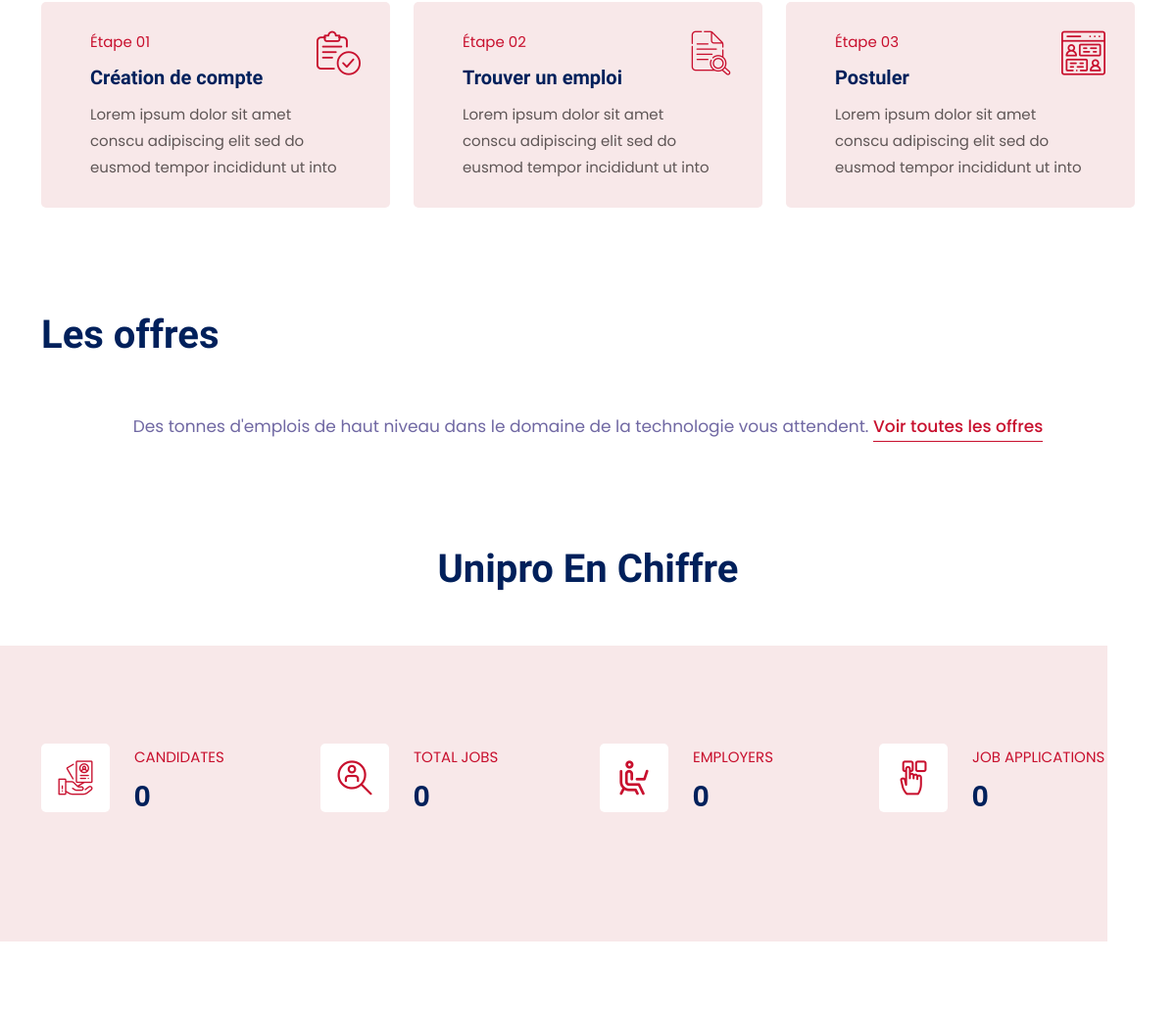
/ (middle part), run on an earlier commit of the app's database.
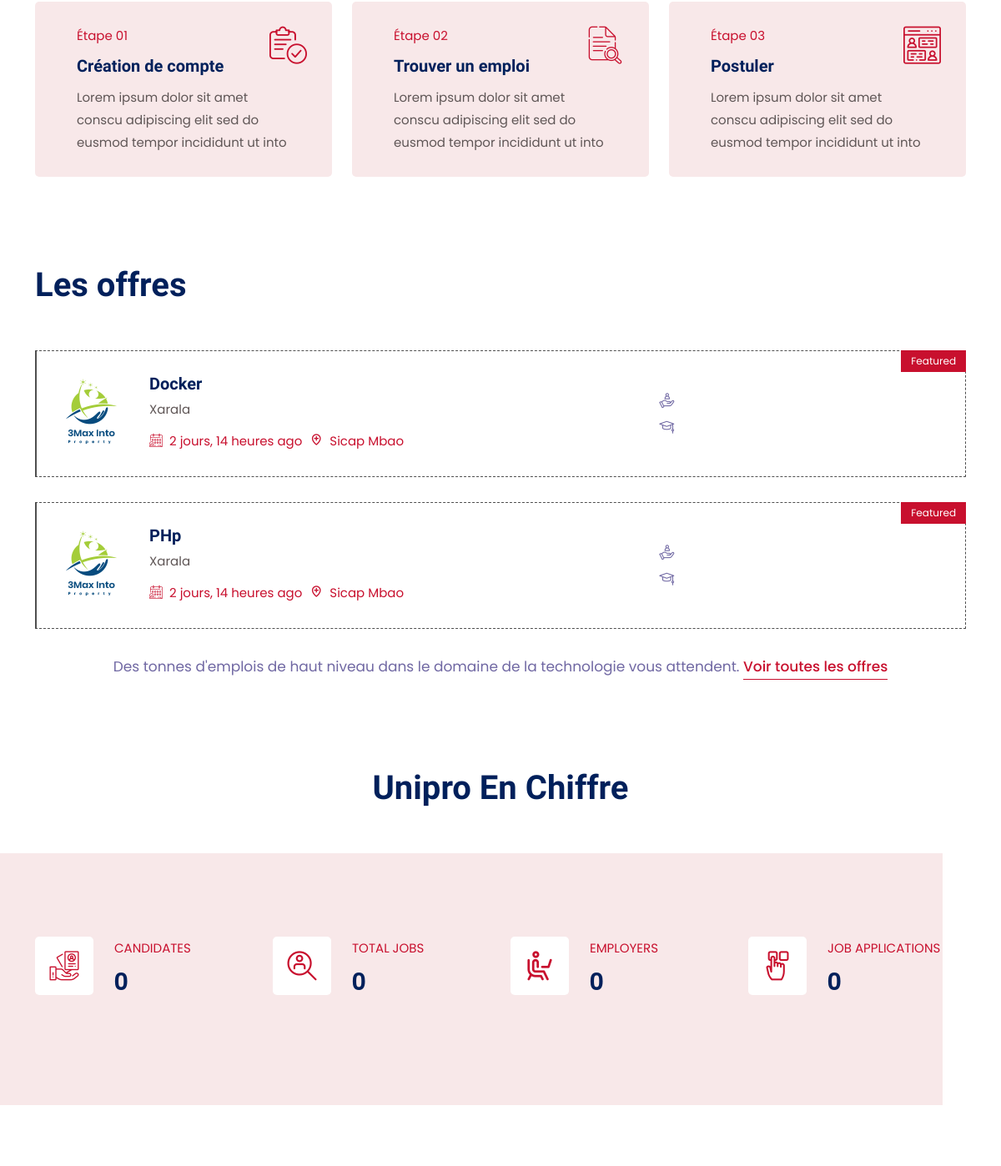
And on a later commit of the database.
### job/models.py (models this page shows, shortened)
class Offer(BaseTimeStampedModel):
    OFFER_CHOICES = (
        ('Examen', 'Examen'),
        ('Devoir', 'Devoir'),
    )
    EDUCATION_CHOICES = (
        ('L1-GI', 'L1-GI'),
        ('L2-GI', 'L2-GI'),
        ('L3-GI', 'L3-GI'),
    )
    user = models.ForeignKey(
        "user.CustomUser",
        limit_choices_to={
            'is_recruiter': True,
            'is_active': True
        },
        on_delete=models.CASCADE
    )
    title = models.CharField(
        verbose_name="Donner un titre",
        max_length=180, null=True
    )
    content = models.TextField(
        verbose_name="donner une description",
        null=True
    )
    document_desc = models.FileField(
        verbose_name="document",
        upload_to="career/",
        **NULL_AND_BLANK
    )
    date_validation = models.DateTimeField(
        verbose_name="Date limite", auto_now=False,
        auto_now_add=False
    )
    offer_type = models.CharField(
        verbose_name="type d'offre",
        choices=OFFER_CHOICES,
        default="Examen",
        max_length=180, null=True
    )
    education_level = models.CharField(
        choices=EDUCATION_CHOICES,
        default="L1-GI",
        verbose_name="Classe",
        max_length=180, null=True
    )
    is_published = models.BooleanField(
        default=False,
        verbose_name="publier"
    )
    slug = models.SlugField(
        unique=True,
        **NULL_AND_BLANK
    )
    class Meta:
        ordering = ["-created"]
        verbose_name_plural = "Offres d'emplois"

### user/models.py (models this page shows, shortened)
class CustomUser(AbstractUser):
    EXPERIENCE_CHOICES = (
        ("-1", "Moins d'une année"),
        ("1-3", "1-3 ans"),
        ("3-5", "3-5 ans"),
        ("5-10", "5-10 ans"),
        ("+10", "Plus de 10 ans"),
    )
    username = None
    email = models.EmailField(unique=True)
    phone = models.CharField(max_length=60, unique=True,
                             **NULL_AND_BLANK,)
    title = models.CharField(max_length=120, **NULL_AND_BLANK)
    address = models.CharField(max_length=120, **NULL_AND_BLANK)
    experience = models.CharField(
        max_length=60, choices=EXPERIENCE_CHOICES, **NULL_AND_BLANK)
    skills = models.ManyToManyField("job.Skills")
    description = models.TextField(
        verbose_name="description",
        max_length=300,
        help_text="Write your biography in 300 words.",
        **NULL_AND_BLANK
    )
    avatar = models.ImageField(
        verbose_name="avatar",
        upload_to="avatars/%Y/%m%d",
        **NULL_AND_BLANK
    )
    resume = models.FileField(
        verbose_name="resume",
        upload_to="cvs/%Y/%m%d",
        **NULL_AND_BLANK
    )
    is_investor = models.BooleanField(
        verbose_name="investor",
        default=False,
        help_text="Are you an investor ?"
    )
    is_project_owner = models.BooleanField(
        verbose_name="project owner",
        default=False,
        help_text="Are you a project owner ?"
    )
    is_job_seeker = models.BooleanField(
        verbose_name="job seeker",
        default=False,
        help_text="Are you a job seeker ?"
    )
    is_recruiter = models.BooleanField(
        verbose_name="company",
        default=False,
        help_text="Are you a company ?"
    )
    company = models.CharField(
        verbose_name="comapny name",
        max_length=180, null=True
    )
    slug = models.SlugField(
        unique=True,
        **NULL_AND_BLANK
    )
    class Meta:
        ordering = ['-date_joined']
    USERNAME_FIELD = "email"
    REQUIRED_FIELDS = []
    objects = CustomUserManager()

### page/views.py (the view)
# urls.py: path("",home,name="home",),
def home(request):
    jobs = Offer.objects.all()
    projects = Project.objects.all()
    return render(request, "index.html", {"jobs": jobs, "projects": projects})

### page/templatetags/page_tags.py (called while the page is built)
@register.simple_tag(takes_context=True)
def current_link_active(context, name):
    if context["request"].resolver_match.url_name == name:
        return "active"
    return ""

### page/templates/index.html (shortened to what this page needs)
{% extends "_base.html" %} {% load static %} {% block content %}
<section class="work-area pb-70">
    <div class="container">
        <div class="row">
            <div class="col-sm-6 col-lg-4">
                <div class="work-item">
                    <i class="flaticon-verify"></i>
                    <span>Étape 01</span>
                    <h3>Création de compte</h3>
                    <p>Lorem ipsum dolor sit amet conscu adipiscing elit sed do eusmod tempor incididunt ut into</p>
                </div>
            </div>
            <div class="col-sm-6 col-lg-4">
                <div class="work-item">
                    <i class="flaticon-file"></i>
                    <span>Étape 02</span>
                    <h3>Trouver un emploi</h3>
                    <p>Lorem ipsum dolor sit amet conscu adipiscing elit sed do eusmod tempor incididunt ut into</p>
                </div>
            </div>
            <div class="col-sm-6 offset-sm-3 offset-lg-0 col-lg-4">
                <div class="work-item">
                    <i class="flaticon-comment"></i>
                    <span>Étape 03</span>
                    <h3>Postuler</h3>
                    <p>Lorem ipsum dolor sit amet conscu adipiscing elit sed do eusmod tempor incididunt ut into</p>
                </div>
            </div>
        </div>
    </div>
</section>
<section class="job-area pb-100" id="offres">
    <div class="container">
        <div class="row align-items-center">
            <div class="col-lg-5">
                <div class="section-title">
                    <h2>Les offres</h2>
                </div>
            </div>
        </div>
        <div id="container" class="row">
            {% for job in jobs %}
            <div class="col-sm-6 col-lg-12 mix n">
                <div class="job-item">
                    <a href="{% url 'job:job-detail' job.slug %}">
                        <div class="feature-top-right">
                            <span>Featured</span>
                        </div>
                        <div class="row align-items-center">
                            <div class="col-lg-8">
                                <div class="job-left">
                                    <img src="{% static 'img/home-one/job1.png' %}" alt="Brand">
                                    <h3>{{ job.title }}</h3>
                                    <p>{{ job.user.company|default_if_none:"Xarala" }}</p>
                                    <ul>
                                        <li>
                                            <i class="flaticon-appointment"></i> {{ job.created|timesince }} ago
                                        </li>
                                        <li>
                                            <i class='bx bx-location-plus'></i>
                                            {{ job.user.address|default_if_none:'Sicap Mbao' }}
                                        </li>
                                    </ul>
                                </div>
                            </div>
                            <div class="col-lg-4">
                                <div class="job-right">
                                    <ul>
                                        <li>
                                            <i class="flaticon-customer"></i> {{ job.job_type.display_choice }}
                                        </li>
                                        <li>
                                            <i class="flaticon-mortarboard"></i>
                                        </li>
                                    </ul>
                                </div>
                            </div>
                        </div>
                    </a>
                </div>
            </div>
            {% endfor %}
        </div>
        <div class="job-browse">
            <p>Des tonnes d'emplois de haut niveau dans le domaine de la technologie vous attendent. <a
                    href="{% url 'job:job-list' %}">Voir toutes les offres</a></p>
        </div>
    </div>
</section>
<section>
    <div class="section-title text-center">
        <h2>Unipro En Chiffre</h2>
    </div>
</section>
<div class="counter-area pt-100">
    <div class="container">
        <div class="row">
            <div class="col-sm-6 col-lg-3">
                <div class="counter-item">
                    <i class="flaticon-hiring"></i>
                    <p>CANDIDATES</p>
                    <h3>
                        <span class="odometer" data-count="87,360">00</span>
                    </h3>
                </div>
            </div>
            <div class="col-sm-6 col-lg-3">
                <div class="counter-item">
                    <i class="flaticon-candidate"></i>
                    <p>TOTAL JOBS</p>
                    <h3>
                        <span class="odometer" data-count="45,257">00</span>
                    </h3>
                </div>
            </div>
            <div class="col-sm-6 col-lg-3">
                <div class="counter-item">
                    <i class="flaticon-working-at-home"></i>
                    <p>EMPLOYERS</p>
                    <h3>
                        <span class="odometer" data-count="9,650">00</span>
                    </h3>
                </div>
            </div>
            <div class="col-sm-6 col-lg-3">
                <div class="counter-item">
                    <i class="flaticon-choice"></i>
                    <p>JOB APPLICATIONS</p>
                    <h3>
                        <span class="odometer" data-count="70,299">00</span>
                    </h3>
                </div>
            </div>
        </div>
    </div>
</div>
<section class="company-area pb-70 pt-100" id="projets">
</section>
{% endblock content %}

### ambenatna/templates/_base.html (shortened to what this page needs)
<!DOCTYPE html>
<html lang="fr">
{% load static %}
<head>
    <link rel="stylesheet" href="https://pro.fontawesome.com/releases/v5.10.0/css/all.css" />
    <link href="https://cdn.jsdelivr.net/npm/bootstrap@5.1.3/dist/css/bootstrap.min.css" rel="stylesheet">
    <link rel="stylesheet" href="https://pro.fontawesome.com/releases/v5.10.0/css/all.css"/>
    <link rel="stylesheet" href="{% static 'css/meanmenu.css' %}">
    <link rel="stylesheet" href="{% static 'css/nice-select.min.css' %}">
    <link rel="stylesheet" href="{% static 'css/boxicons.min.css' %}">
    <link rel="stylesheet" href="{% static 'fonts/flaticon.css' %}">
    <link rel="stylesheet" href="{% static 'css/magnific-popup.min.css' %}">
    <link rel="stylesheet" href="{% static 'css/odometer.min.css' %}">
    <link rel="stylesheet" href="{% static 'css/owl.carousel.min.css' %}">
    <link rel="stylesheet" href="{% static 'css/owl.theme.default.min.css' %}">
    <link rel="stylesheet" href="{% static 'css/animate.min.css' %}">
    <link rel="stylesheet" href="https://cdnjs.cloudflare.com/ajax/libs/intl-tel-input/17.0.15/css/intlTelInput.css" />
    <link rel="stylesheet" href="{% static 'css/style.css' %}">
    <link rel="stylesheet" href="{% static 'css/custom.css' %}">
    <link rel="stylesheet" href="{% static 'css/responsive.css' %}">
</head>
<body>
    <section class="pt-100">
        {% block content %}
        {% endblock content %}
    </section>
</body>
</html>

### ambenatna/templates/partials/_header.html (shortened to what this page needs)
{% load static %}
{% load page_tags %}

### ambenatna/templates/partials/_footer.html (shortened to what this page needs)
{% load static %}

### ambenatna/static/css/meanmenu.css (style rules this page uses)
body { font-family: oswald, sans-serif; padding: 0; margin: 0; font-size: 15px; background-color: #f1f1f1 }

What changed in the data, as far as the page shows it:
added Offer: title "Docker", user.company "Xarala", created "2 jours, 14 heures", user.address "Sicap Mbao"
added Offer: title "PHp", user.company "Xarala", created "2 jours, 14 heures", user.address "Sicap Mbao"
